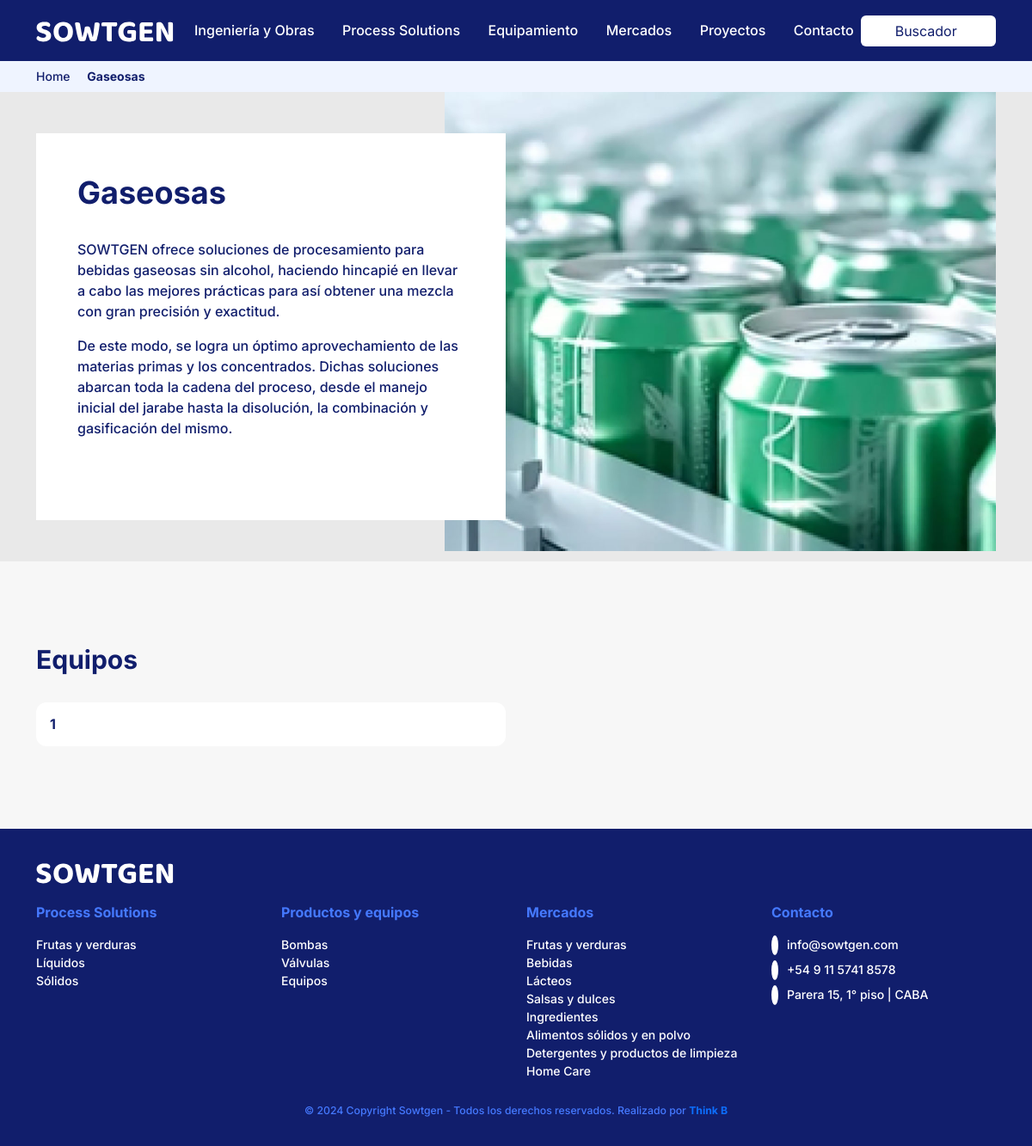
The app's page /industrias/gaseosas with its own data.
### tables this page shows
CREATE TABLE `industrias` (
  `id_industria` int(11) NOT NULL AUTO_INCREMENT,
  `titulo_industria` varchar(250) NOT NULL,
  `slug_industria` varchar(250) NOT NULL,
  `descripcion_corta_industria` varchar(500) NOT NULL,
  `foto_chica_industria` varchar(500) NOT NULL,
  `descripcion_industria` text NOT NULL,
  `foto_grande_industria` varchar(500) NOT NULL,
  `id_mercado` int(11) NOT NULL,
  `id_process_solution` int(11) NOT NULL,
  `icono_industria` varchar(500) NOT NULL,
  PRIMARY KEY (`id_industria`),
  KEY `fk_mercados_idx` (`id_mercado`),
  KEY `fk_process_solutions_idx` (`id_process_solution`),
  CONSTRAINT `fk_mercados` FOREIGN KEY (`id_mercado`) REFERENCES `mercados` (`id_mercado`) ON DELETE NO ACTION ON UPDATE NO ACTION,
  CONSTRAINT `fk_process_solutions` FOREIGN KEY (`id_process_solution`) REFERENCES `process_solutions` (`id_process_solution`) ON DELETE NO ACTION ON UPDATE NO ACTION
);

### controlador/controlador-industrias.php (called while the page is built, shortened)
<?php
require_once 'persistencia/persistencia_mysql.php';
function cargarIndustria($slug)
{
    $campos     = "*";
    $tabla      = "industrias";
    $criterio = "WHERE slug_industria = '" . $slug . "' LIMIT 1";
    $consulta   = obtenerPedido($campos, $tabla, $criterio);
    $retorno    = !empty($consulta) ? $consulta[0] : array();
    return $retorno;
}
?>

### persistencia/mySqlDb.php (called while the page is built, shortened)
<?php
function conectarDB()
{
    $_serverHost = SERVER_HOST_DB;
    $_userName = USER_NAME_DB;
    $_password = PASSWORD_DB;
    $_schema = SCHEMA_DB;
    $_char_set = CHAR_SET;
    $retorno = false;
    $conn = @mysqli_connect($_serverHost, $_userName ,$_password);
    if($conn == false)
    {
        $retorno = false;
    }
    else
    {
        $esquema = mysqli_select_db($conn, $_schema);
        if($esquema == false)
        {
            $retorno = false;
        }
        else
        {
            mysqli_set_charset($conn,$_char_set);
            $retorno = $conn;
        }
    }
    return $retorno;
}
function desconectarDB($conn)
{
    $retorno = false;
    if(mysqli_close($conn) == false)
    {
        $retorno = false;
    }
    else
    {
        $retorno = true;
    }
    return $retorno;
}
function ejecutarConsulta($query)
{
    $retorno = false;
    $conn = conectarDB();
    if($conn != false)
    {
        $resultado  = mysqli_query($conn,$query);
        if($resultado == false)
        {
           $retorno = false;
        }
        else
        {
            $retorno = $resultado;
        }
    }
    else
    {
        $retorno = false;
    }
    return $retorno;
}
function obtenerArray($resultado)
{
    $retorno = false;
    if($resultado != false)
    {
        $temp = mysqli_fetch_array($resultado);
        if($temp != false)
        {
            $filas 	= array();
            $indice	= 0;
            while($temp)
            {
                    $filas[$indice]	= $temp;
                    $temp = mysqli_fetch_array($resultado);
                    $indice++;
            }
            try
            {
                $retorno	= array();
                $indice     = 0;
                foreach($filas as $fila)
                {
					foreach($fila as $key => $val) {
						$retorno[$indice][$key] = $val;
					}
                    $indice++;
                }
            }catch(Exception $e)
            {
            }
        }
        else
        {
            $retorno = false;
        }
    }
    else
    {
        $retorno = false;
    }
    return $retorno;
}
?>

### persistencia/persistencia_mysql.php (called while the page is built, shortened)
<?php
require_once 'mySqlDb.php';
function obtenerPedido($campos, $tabla, $criterio = "", $inicio = -1, $tamanio = 0, $ordenarPor = "")
{
    $retorno = false;
    $query = "SELECT ".$campos." FROM ".$tabla." ".$criterio." ".$ordenarPor;
    $resultado  = ejecutarConsulta($query);
    $aux        = obtenerArray($resultado);
    if($aux != false)
    {
        $retorno = $aux;
    }
    else
    {
        $retorno = false;
    }
    return $retorno;
}
?>

### controlador/controlador-maquinas.php (called while the page is built, shortened)
<?php
require_once 'persistencia/persistencia_mysql.php';
function cargarMaquinasIndustrias($id_industria)
{
    $campos     = "*";
    $tabla      = "vista_maquinas_industrias";
    $criterio = "WHERE id_industria = '" . $id_industria . "' GROUP BY id_maquina ORDER BY id_maquina ASC";
    $consulta   = obtenerPedido($campos, $tabla, $criterio);
    $retorno    = !empty($consulta) ? $consulta : array();
    return $retorno;
}
?>

### controlador/controlador-paginas.php (called while the page is built, shortened)
<?php
require_once 'persistencia/persistencia_mysql.php';
function cargarPagina($slug)
{
    $campos     = "*";
    $tabla      = "paginas";
    $criterio = "WHERE slug_pagina = '" . $slug . "' LIMIT 1";
    $consulta   = obtenerPedido($campos, $tabla, $criterio);
    $retorno    = !empty($consulta) ? $consulta[0] : array();
    return $retorno;
}
?>

### plantillas/plantilla-industrias.php (the view, shortened to what this page needs)
<?php
$industria = cargarIndustria($param);
$paginaMaquina = cargarPagina('equipos');
$maquinas = cargarMaquinasIndustrias($industria['id_industria']);
$title = $industria['titulo_industria'];
include_once 'header.php';
?>
<main class="flex-shrink-0">
  <section id="breadcrumbs">
    <div class="container">
      <div class="row">
        <div class="col my-2">
        <?php include_once 'breadcrumbs.php';?>
        </div>
      </div>
    </div>
  </section>
  <section>
    <div class="bg-color5 fullheight">
      <div class="container">
        <div class="row">
          <div class="col-xl-7 ms-auto">
          <img src="<?=BASE_PATH?>/img/gaseosas-1200x1000.jpg" alt="Pasteurizadores" title="Pasteurizadores" class="img-fluid">
          </div>
        </div>
      </div>
    </div>
    <div class="container position-relative">
      <div class="row">
        <div class="col-xl-6 py-xl-5 mt-n5 mt-xl-0">
            <div class="bg-white min-height-450px d-flex flex-column p-5">
                <h1><?php echo $title; ?></h1>
                <?=$industria['descripcion_industria']?>
            </div>
        </div>
      </div>
    </div>
  </section>
  <section class="py-5 py-lg-6">
    <div class="container">
      <div class="row">
        <div class="col">
          <h2>Equipos</h2>
        </div>
      </div>
      <div class="row gy-4">
        <?php
          if(!empty($maquinas)){
            if(isset($maquinas)){
              foreach($maquinas as $maquina){
                echo '  <div class="col-12 col-lg-6 col-xxl-3">
                            <a href="'.BASE_PATH.'/'.$paginaMaquina['slug_pagina'].'/'.$maquina['slug_maquina'].'" class="white-box">
                              <h6 class="d-inline-block m-3">'.$maquina['titulo_maquina'].'</h6>
                            </a>
                        </div>';
              }
            }
          }
        ?>
      </div>
    </div>
  </section>
</main>

### index.php (shortened to what this page needs)
<?php
$url = isset($_GET['url']) ? $_GET['url'] : '/';
$routes = array(
  '' => 'pagina-principal.php',
  'ingenieria-y-obras' => 'ingenieria-y-obras.php',
  'process-solutions' => 'process-solutions.php',
  'mercados' => 'mercados.php',
  'productos' => 'productos.php',
  'ingenieria-y-obras/' => 'plantillas/plantilla-ingenieria-y-obras.php',
  'process-solutions/' => 'plantillas/plantilla-process-solutions.php',
  'mercados/' => 'plantillas/plantilla-mercados.php',
  'industrias/' => 'plantillas/plantilla-industrias.php',
  'equipos/' => 'plantillas/plantilla-maquinas.php',
);
require_once 'controlador/controlador-paginas.php';
require_once 'controlador/controlador-industrias.php';
require_once 'controlador/controlador-maquinas.php';
if (array_key_exists($url, $routes)){
  include_once $routes[$url];
}
else{
  foreach($routes as $key => $value)
  {
    $urlArray = explode('/', $url);
    if(count($urlArray) > 1) {
      $param = $urlArray[count($urlArray) - 1];
      array_pop($urlArray);
      $base = implode('/', $urlArray).'/';
      if(stristr($key, $base) !== false) {
        include_once $routes[$base];
      }
    }
  }
}
include_once 'footer.php';

### breadcrumbs.php (shortened to what this page needs)
<?php
    echo '<a href="/">Home</a>';
    echo ' <i class="las la-angle-right mx-2"></i> <strong>' . $title . '</strong>';
?>

### css/styles.css (style rules this page uses)
body { color: #111E6C; background-color: #F7F7F7; font-family: "Inter", sans-serif; font-weight: 500; }
main { margin-top: 70px; }
.h1, .h2, .h3, .h4, .h5, .h6, h1, h2, h3, h4, h5, h6 { font-weight: 700; margin-bottom: 2rem; }
.h1, h1 { font-size: 36px; }
.h2, h2 { font-size: 30px; }
*::placeholder { color: #111E6C !important; }
@media (min-width: 992px) { .py-lg-6 { padding-top: 6rem !important; padding-bottom: 6rem !important; } }
.bg-color5 { background-color: #E9E9E9; }
section { position: relative; }
@media (min-width: 1200px) { .fullheight { height: auto; position: absolute; top: 0; bottom: 0; left: 0; right: 0; overflow: hidden; } }
@media (min-width: 1200px) { .fullheight .row { height: 100%; } }
#breadcrumbs { background-color: #EFF4FF; font-size: 14px; }
#breadcrumbs a { color: #111E6C; text-decoration: none; }
@media (min-width: 1200px) { .min-height-450px { min-height: 450px; } }
.white-box { display: block; height: 100%; background-color: white; border-radius: 12px; overflow: hidden; color: #111E6C; text-decoration: none; }

### records on screen
industrias: titulo_industria "Gaseosas", descripcion_industria "SOWTGEN ofrece soluciones de procesamiento para bebidas gaseosas sin alcohol, haciendo hincapié en llevar a cabo las mejores prácticas para así obtener una mezcla con gran precisión y exactitud. De este modo, se logra un óptimo aprovechamiento de las materias primas y los concentrados. Dichas soluciones abarcan toda la cadena del proceso, desde el manejo inicial del jarabe hasta la disolución, la combinación y gasificación del mismo."

### other values on screen
$maquina['titulo_maquina'] "1"
